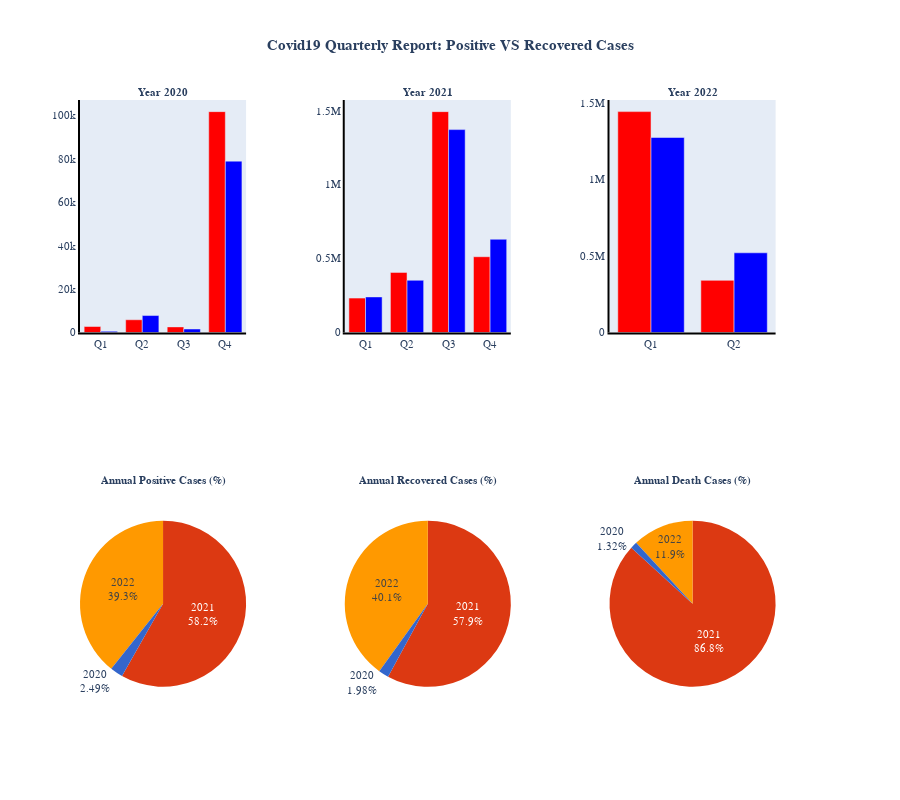

This figure's notebook cell:
### Code cell
fig = make_subplots(rows=2, cols=3, specs=[[{'secondary_y': True},{'secondary_y': True},
                                            {'secondary_y': True}],
                                          [{"type": "domain"},{"type": "domain"},
                                           {"type": "domain"}]],
                    
subplot_titles=('<b>Year 2020</b>','<b>Year 2021</b>','<b>Year 2022</b>',
                '<b>Annual Positive Cases (%)</b>','<b>Annual Recovered Cases (%)</b>',
                '<b>Annual Death Cases (%)</b>'))
colors = ['#3366CC', '#DC3912', '#FF9900', '#109618', '#990099', '#0099C6', '#DD4477', '#66AA00', '#B82E2E', '#316395']
#Graph 1
fig.append_trace(go.Bar(x = q_graph_2020['Year'], y = q_graph_2020['Cases Positive'],
                        name='Cases Positive',marker_color='red'),row=1, col=1)
fig.append_trace(go.Bar(x = q_graph_2020['Year'], y = q_graph_2020['Cases Recovered'],
                        name='Cases Recovered',marker_color='blue'),row=1, col=1)
#Graph 2
fig.append_trace(go.Bar(x = q_graph_2021['Year'], y = q_graph_2021['Cases Positive'],
                        name='Cases Positive',marker_color='red'),row=1, col=2)
fig.append_trace(go.Bar(x = q_graph_2021['Year'], y = q_graph_2021['Cases Recovered'],
                        name='Cases Recovered',marker_color='blue'),row=1, col=2)
#Graph 3
fig.append_trace(go.Bar(x = q_graph_2022['Year'], y = q_graph_2022['Cases Positive'],
                        name='Cases Positive',marker_color='red'),row=1, col=3)
fig.append_trace(go.Bar(x = q_graph_2022['Year'], y = q_graph_2022['Cases Recovered'],
                        name='Cases Recovered',marker_color='blue'),row=1, col=3)
#Graph 4
fig.add_trace(go.Pie(values=df_mas_yearly['cases_new'],labels=df_mas_yearly['Year'],
                     textinfo='label+percent',marker=dict(colors=colors)),row=2, col=1)
#Graph 5
fig.add_trace(go.Pie(values=df_mas_yearly['cases_recovered'],labels=df_mas_yearly['Year'],
                     textinfo='label+percent',marker=dict(colors=colors)),row=2, col=2)
#Graph 6
fig.add_trace(go.Pie(values=df_mas_yearly['deaths_new'],labels=df_mas_yearly['Year'],
                     textinfo='label+percent',marker=dict(colors=colors)),row=2, col=3)

#Update Fonts & Size
fig.update_annotations(font=dict(family="Helvetica", size=11))
fig.update_layout(font=dict(family="Helvetica", size=11))
fig.update_layout(height=800,showlegend=False,
                  title_text='<b>Covid19 Quarterly Report: Positive VS Recovered Cases</b>',
                  title_x=0.5)
fig.update_xaxes(showgrid=False, zeroline=False, showline=True, linewidth=2, linecolor='black')
fig.update_yaxes(showgrid=False, zeroline=False, showline=True, linewidth=2, linecolor='black')

#Plotting the graph
fig.show()

### Figure 1 — Plotly figure (JSON) as saved in the notebook; plotly's stock layout.template omitted (floating-point values rounded to 4 significant figures)
{"data": [{"marker": {"color": "red"}, "name": "Cases Positive", "type": "bar", "x": ["Q1", "Q2", "Q3", "Q4"], "xaxis": "x", "y": [2766, 5873, 2585, 101786], "yaxis": "y"}, {"marker": {"color": "blue"}, "name": "Cases Recovered", "type": "bar", "x": ["Q1", "Q2", "Q3", "Q4"], "xaxis": "x", "y": [536, 7817, 1613, 78974], "yaxis": "y"}, {"marker": {"color": "red"}, "name": "Cases Positive", "type": "bar", "x": ["Q1", "Q2", "Q3", "Q4"], "xaxis": "x2", "y": [232490, 406479, 1493716, 512391], "yaxis": "y3"}, {"marker": {"color": "blue"}, "name": "Cases Recovered", "type": "bar", "x": ["Q1", "Q2", "Q3", "Q4"], "xaxis": "x2", "y": [240683, 353056, 1372144, 630555], "yaxis": "y3"}, {"marker": {"color": "red"}, "name": "Cases Positive", "type": "bar", "x": ["Q1", "Q2"], "xaxis": "x3", "y": [1443833, 340786], "yaxis": "y5"}, {"marker": {"color": "blue"}, "name": "Cases Recovered", "type": "bar", "x": ["Q1", "Q2"], "xaxis": "x3", "y": [1274704, 520936], "yaxis": "y5"}, {"domain": {"x": [0, 0.2244], "y": [0, 0.375]}, "labels": ["2020", "2021", "2022"], "marker": {"colors": ["#3366CC", "#DC3912", "#FF9900", "#109618", "#990099", "#0099C6", "#DD4477", "#66AA00", "#B82E2E", "#316395"]}, "textinfo": "label+percent", "type": "pie", "values": [113010, 2645076, 1784619]}, {"domain": {"x": [0.3578, 0.5822], "y": [0, 0.375]}, "labels": ["2020", "2021", "2022"], "marker": {"colors": ["#3366CC", "#DC3912", "#FF9900", "#109618", "#990099", "#0099C6", "#DD4477", "#66AA00", "#B82E2E", "#316395"]}, "textinfo": "label+percent", "type": "pie", "values": [88940, 2596438, 1795640]}, {"domain": {"x": [0.7156, 0.94], "y": [0, 0.375]}, "labels": ["2020", "2021", "2022"], "marker": {"colors": ["#3366CC", "#DC3912", "#FF9900", "#109618", "#990099", "#0099C6", "#DD4477", "#66AA00", "#B82E2E", "#316395"]}, "textinfo": "label+percent", "type": "pie", "values": [471, 31016, 4248]}], "layout": {"annotations": [{"font": {"family": "Helvetica", "size": 11}, "showarrow": false, "text": "<b>Year 2020</b>", "x": 0.1122, "xanchor": "center", "xref": "paper", "y": 1, "yanchor": "bottom", "yref": "paper"}, {"font": {"family": "Helvetica", "size": 11}, "showarrow": false, "text": "<b>Year 2021</b>", "x": 0.47, "xanchor": "center", "xref": "paper", "y": 1, "yanchor": "bottom", "yref": "paper"}, {"font": {"family": "Helvetica", "size": 11}, "showarrow": false, "text": "<b>Year 2022</b>", "x": 0.8278, "xanchor": "center", "xref": "paper", "y": 1, "yanchor": "bottom", "yref": "paper"}, {"font": {"family": "Helvetica", "size": 11}, "showarrow": false, "text": "<b>Annual Positive Cases (%)</b>", "x": 0.1122, "xanchor": "center", "xref": "paper", "y": 0.375, "yanchor": "bottom", "yref": "paper"}, {"font": {"family": "Helvetica", "size": 11}, "showarrow": false, "text": "<b>Annual Recovered Cases (%)</b>", "x": 0.47, "xanchor": "center", "xref": "paper", "y": 0.375, "yanchor": "bottom", "yref": "paper"}, {"font": {"family": "Helvetica", "size": 11}, "showarrow": false, "text": "<b>Annual Death Cases (%)</b>", "x": 0.8278, "xanchor": "center", "xref": "paper", "y": 0.375, "yanchor": "bottom", "yref": "paper"}], "font": {"family": "Helvetica", "size": 11}, "height": 800, "showlegend": false, "title": {"text": "<b>Covid19 Quarterly Report: Positive VS Recovered Cases</b>", "x": 0.5}, "xaxis": {"anchor": "y", "domain": [0, 0.2244], "linecolor": "black", "linewidth": 2, "showgrid": false, "showline": true, "zeroline": false}, "xaxis2": {"anchor": "y3", "domain": [0.3578, 0.5822], "linecolor": "black", "linewidth": 2, "showgrid": false, "showline": true, "zeroline": false}, "xaxis3": {"anchor": "y5", "domain": [0.7156, 0.94], "linecolor": "black", "linewidth": 2, "showgrid": false, "showline": true, "zeroline": false}, "yaxis": {"anchor": "x", "domain": [0.625, 1], "linecolor": "black", "linewidth": 2, "showgrid": false, "showline": true, "zeroline": false}, "yaxis2": {"anchor": "x", "linecolor": "black", "linewidth": 2, "overlaying": "y", "showgrid": false, "showline": true, "side": "right", "zeroline": false}, "yaxis3": {"anchor": "x2", "domain": [0.625, 1], "linecolor": "black", "linewidth": 2, "showgrid": false, "showline": true, "zeroline": false}, "yaxis4": {"anchor": "x2", "linecolor": "black", "linewidth": 2, "overlaying": "y3", "showgrid": false, "showline": true, "side": "right", "zeroline": false}, "yaxis5": {"anchor": "x3", "domain": [0.625, 1], "linecolor": "black", "linewidth": 2, "showgrid": false, "showline": true, "zeroline": false}, "yaxis6": {"anchor": "x3", "linecolor": "black", "linewidth": 2, "overlaying": "y5", "showgrid": false, "showline": true, "side": "right", "zeroline": false}}}
